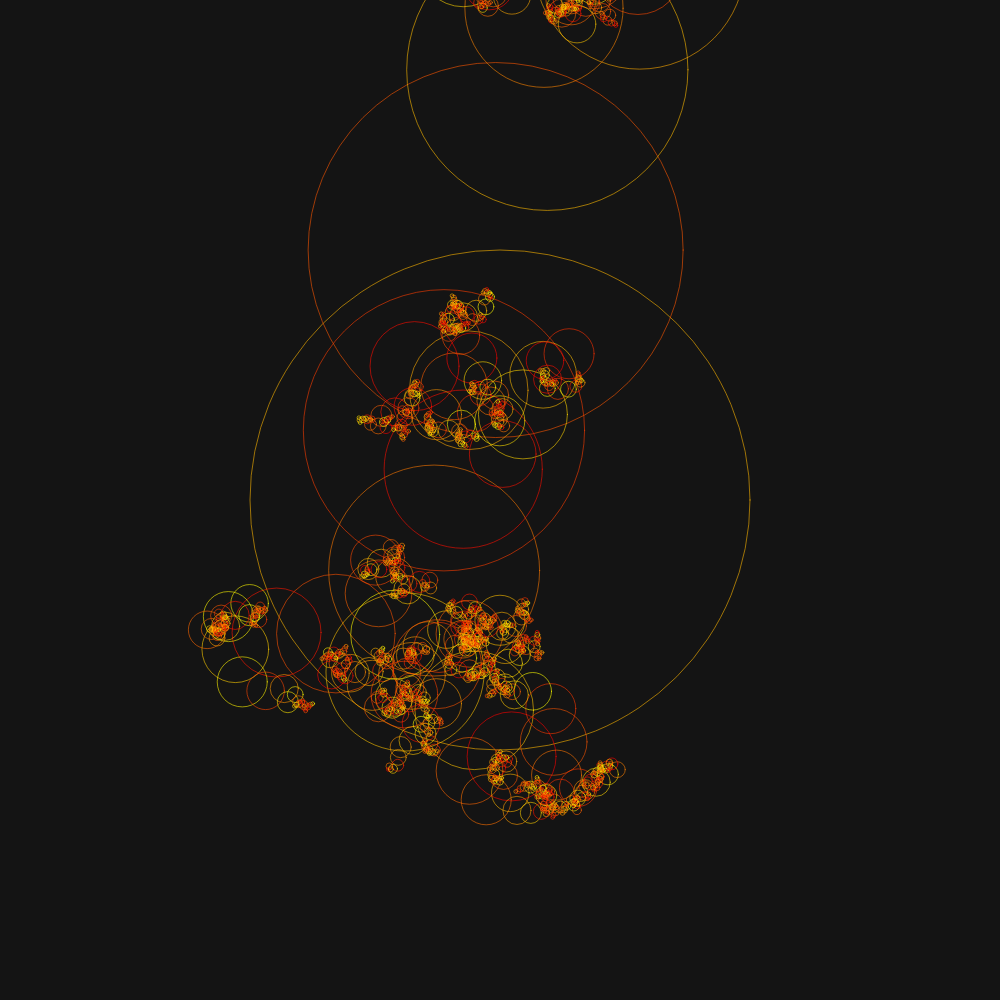
Frame 1 (no input)
Frame 60 (no input): identical to frame 1, image omitted
Frame 120 (the mouse pressed at the canvas centre since frame 60): identical to frame 1, image omitted

The p5.js sketch that drew this single still picture (run headless with seeded random() and noise() and a simulated clock; from frame 60 on, the mouse is pressed at the canvas centre):

// p5.js sketch
// ── sketch.js
/* * * * * * * * * * * * * * * * * * * * * *
Daily sketch #33
10/01/2018
Samuel Mann
   - http://mistermann.me
   - https://www.instagram.com/colakollektiv/
* * * * * * * * * * * * * * * * * * * * * */

function setup(){
   createCanvas(1000, 1000);
   background(20);

   angleMode(DEGREES);

   placeShape(width/2, height/2, width/2);

}

function placeShape(x, y, s){
   noFill();
   stroke(255, random(255), 0, 150);
   strokeWeight(1);

   ellipse(x, y, s);

   var numChildren = floor(random(1,3));

   var angle = random(360);

   for (var j = 0; j < numChildren; j++) {

      if (s > 5) {
         var newPoint;
         var pX;
         var pY;

         push();
         translate(x, y);

         for (var i = 0; i < angle; i++) {
            var pX = cos(i) * s/2;
            var pY = sin(i) * s/2;
         }

         angle += 360/numChildren;

         newPoint = createVector(pX, pY);

         placeShape(newPoint.x, newPoint.y, s*0.75);
         // line(newPoint.x, newPoint.y, 0, 0);
         pop();
      }
   }
}

function draw(){

}

// ** ** ** ** ** ** ** ** ** ** ** ** ** ** ** **
// ** ** ** ** ** ** ** ** ** ** ** ** ** ** ** **

function fillHsluv(h, s, l) {
  var rgb = hsluv.hsluvToRgb([h, s, l]);
  fill(rgb[0] * 255, rgb[1] * 255, rgb[2] * 255);
}
function strokeHsluv(h, s, l) {
  var rgb = hsluv.hsluvToRgb([h, s, l]);
  stroke(rgb[0] * 255, rgb[1] * 255, rgb[2] * 255);
}
